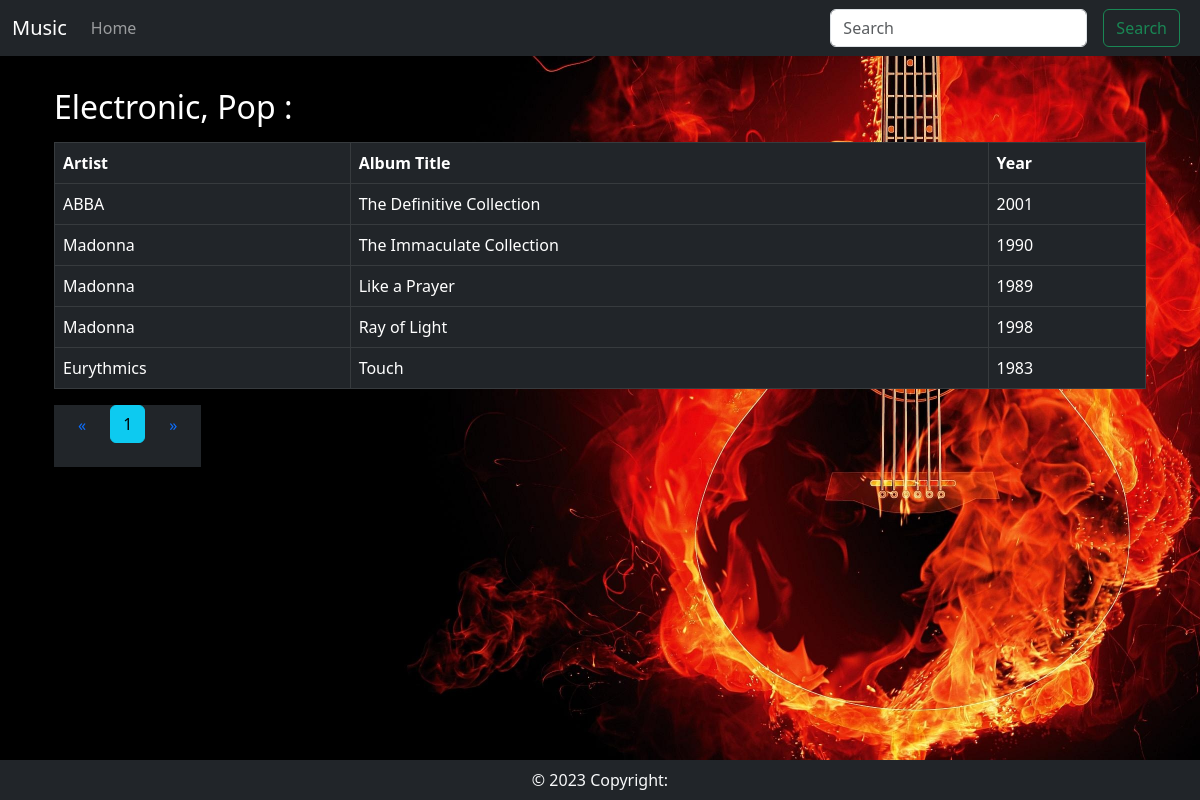
/genre/Electronic, Pop, run on the app's committed database.
### src/models/models.py (models this page shows, shortened)
class Genre(db.Model):
    id = db.Column(db.Integer(), primary_key=True)
    genre = db.Column(db.String(length=255), nullable=False, unique=True)

class Album(db.Model):
    id = db.Column(db.Integer(), primary_key=True)
    album_title = db.Column(db.String(length=255), nullable=False)
    released_date = db.Column(db.String(length=4), nullable=False)
    artist_id = db.Column(db.Integer(), db.ForeignKey("artist.id"), nullable=False)
    genre_id = db.Column(db.Integer(), db.ForeignKey("genre.id"))
    artist = db.relationship("Artist", backref="album")
    genre = db.relationship("Genre", backref="album")
    link = db.relationship("Link", backref="album", cascade="all")

class Artist(db.Model):
    id = db.Column(db.Integer(), primary_key=True)
    artist_name = db.Column(db.String(length=255), nullable=False, unique=True)

### src/views/main.py (the view)
@main.route("/genre/<string:type>")
def genre_page(type):
    page = request.args.get("page", 1, type=int)
    content = ContentService.get_content_by_genre(type, page)
    return render_template("genre_page.html", content=content, genre=type)

### src/forms/forms.py
class SearchForm(FlaskForm):
    searched = StringField("Search", validators=[DataRequired()])
    submit = SubmitField("Search")

### src/services/content_service.py (called while the page is built)
    @staticmethod
    def get_content_by_genre(genre, page):
        rows_per_page = int(getenv("ROWS_PER_PAGE"))
        return Artist.query.join(Album, Album.artist_id == Artist.id) \
            .join(Genre, Genre.id == Album.genre_id) \
            .add_columns(Artist.artist_name, Album.album_title, Genre.genre, Album.released_date) \
            .filter(Genre.genre == genre) \
            .paginate(page=page,
                      per_page=rows_per_page)

### src/views/main.py (called while the page is built)
@main.context_processor
def base():
    form = SearchForm()
    return dict(form=form)

### src/templates/genre_page.html (shortened to what this page needs)
{% extends 'base.html' %}
{% import 'includes/_macros.html' as macros %}
{% block content %}
<div class="container">
    <div class="row mt-4">
        <div class="col mt-5">
            <h2 class="my-3">{{ genre }} :</h2>
            {% include 'includes/genre_table.html' %}
              {% if content %}
                <div class="pagination mb-2">
                    {{ macros.pagination_widget(content, 'main.genre_page', type=genre) }}
                </div>
            {% endif %}
        </div>
    </div>
</div>
{% endblock %}

### src/templates/includes/genre_table.html
<table class="table table-bordered table-hover table-dark">
    <thead>
    <tr>
        <th scope="col">Artist</th>
        <th scope="col">Album Title</th>
        <th scope="col">Year</th>
    </tr>
    </thead>
    <tbody>
    {% for  item in content %}
    <tr>
        <td>{{item.artist_name}}</td>
        <td>{{item.album_title}}</td>
        <td>{{item.released_date}}</td>
    </tr>
    {% endfor %}
    </tbody>
</table>

### src/static/css/main.css (style rules this page uses)
body { background-image: url('../img/img-bg.jpg'); background-size: cover; background-repeat: no-repeat; background-attachment: fixed }
h1,h2 { color: white; }

### data on the page
Genre: genre "Electronic, Pop"
Album: artist_name "ABBA", album_title "The Definitive Collection", released_date "2001"
Album: artist_name "Madonna", album_title "The Immaculate Collection", released_date "1990"
Album: artist_name "Madonna", album_title "Like a Prayer", released_date "1989"
Album: artist_name "Madonna", album_title "Ray of Light", released_date "1998"
Album: artist_name "Eurythmics", album_title "Touch", released_date "1983"

### other printed values
{{ p }} "1"
